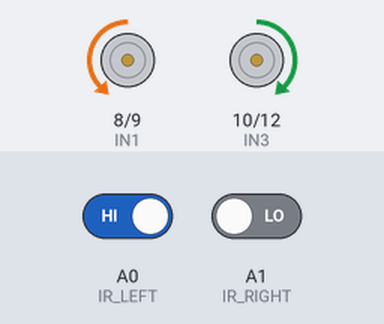
Bench run of a sketch on a simulated Arduino Uno, built with avr-gcc and run on an emulated ATmega328P. Shown: motor-driver pin pairs drawn as motors (green arrow = first pin HIGH = forward, orange = second pin HIGH = backward, longer = more drive, scaled by the enable pin). Inputs (shaded band) come from the test bench; at power-on: A0 (IR_LEFT) HIGH, A1 (IR_RIGHT) LOW.

Above: at 1.7 s.
1.8 s: A0 (IR_LEFT) driven LOW
At 3.0 s:
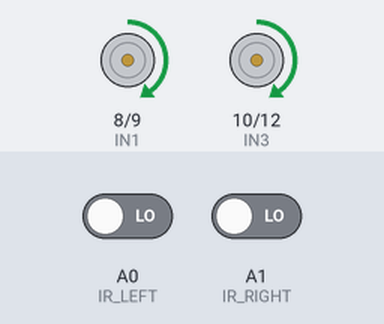
3.3 s: A1 (IR_RIGHT) driven HIGH
At 4.2 s:
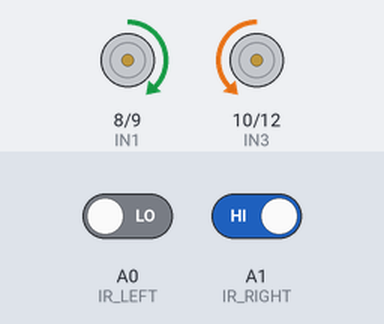
4.8 s: A1 (IR_RIGHT) driven LOW
At 5.3 s:
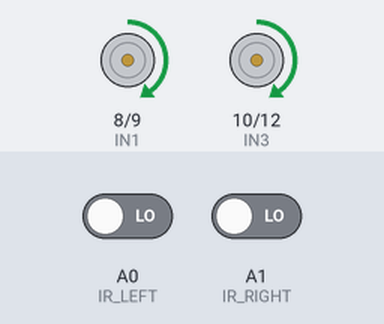
6.3 s: A0 (IR_LEFT) driven HIGH
At 7.7 s:
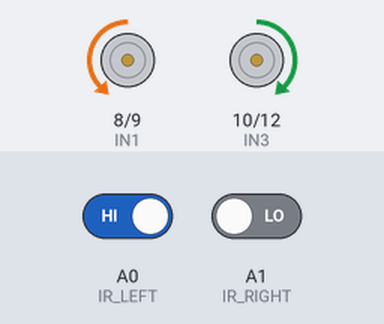
Timing chart, 0 to 8.8 s (numbered marks = the images above; inputs shaded):
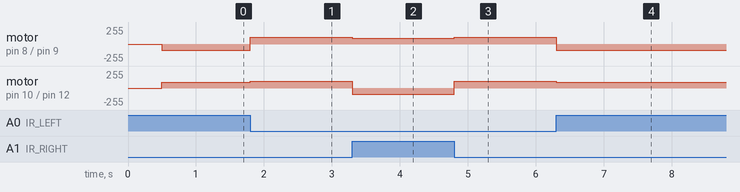

Measured:
- after the input at 1.8 s, motor on pin 8 (IN1) / pin 9 (IN2): backward 90/255 → forward 100/255 at once; motor on pin 10 (IN3) / pin 12 (IN4): forward 90/255 → forward 100/255 at once
- after the input at 3.3 s, motor on pin 8 (IN1) / pin 9 (IN2): forward 100/255 → forward 90/255 at once; motor on pin 10 (IN3) / pin 12 (IN4): forward 100/255 → backward 90/255 at once
- after the input at 4.8 s, motor on pin 8 (IN1) / pin 9 (IN2): forward 90/255 → forward 100/255 at once; motor on pin 10 (IN3) / pin 12 (IN4): backward 90/255 → forward 100/255 at once
- after the input at 6.3 s, motor on pin 8 (IN1) / pin 9 (IN2): forward 100/255 → backward 90/255 at once; motor on pin 10 (IN3) / pin 12 (IN4): forward 100/255 → forward 90/255 at once

The sketch:

line_follower_robot.ino.ino
```cpp
// --- Pin Definitions ---
#define ENA 5
#define ENB 6
#define IN1 8
#define IN2 9
#define IN3 10
#define IN4 12
#define IR_LEFT A0
#define IR_RIGHT A1

// --- Settings ---
const int speedForward = 100;
const int speedTurn    = 90;

void forward(int speed) {
  digitalWrite(IN1, HIGH); digitalWrite(IN2, LOW);
  digitalWrite(IN3, HIGH); digitalWrite(IN4, LOW);
  analogWrite(ENA, speed); analogWrite(ENB, speed);
}

void back(int speed) {
  digitalWrite(IN1, LOW);  digitalWrite(IN2, HIGH);
  digitalWrite(IN3, LOW);  digitalWrite(IN4, HIGH);
  analogWrite(ENA, speed); analogWrite(ENB, speed);
}

void pivotLeft(int speed) {
  digitalWrite(IN1, LOW);  digitalWrite(IN2, HIGH);
  digitalWrite(IN3, HIGH); digitalWrite(IN4, LOW);
  analogWrite(ENA, speed); analogWrite(ENB, speed);
}

void pivotRight(int speed) {
  digitalWrite(IN1, HIGH); digitalWrite(IN2, LOW);
  digitalWrite(IN3, LOW);  digitalWrite(IN4, HIGH);
  analogWrite(ENA, speed); analogWrite(ENB, speed);
}

void stopMotors() {
  digitalWrite(IN1, LOW); digitalWrite(IN2, LOW);
  digitalWrite(IN3, LOW); digitalWrite(IN4, LOW);
  analogWrite(ENA, 0); analogWrite(ENB, 0);
}

void setup() {
  // Motor Pins
  pinMode(IN1, OUTPUT); pinMode(IN2, OUTPUT);
  pinMode(IN3, OUTPUT); pinMode(IN4, OUTPUT);
  pinMode(ENA, OUTPUT); pinMode(ENB, OUTPUT);

  // IR Sensor Pins
  pinMode(IR_LEFT, INPUT);
  pinMode(IR_RIGHT, INPUT);

  // Short delay before the robot starts moving
  delay(500);
}

void loop() {
  // --- LINE FOLLOWING (Straddle Logic) ---
  int L = digitalRead(IR_LEFT);
  int R = digitalRead(IR_RIGHT);

  if (L == LOW && R == LOW) {
    // Both sensors off the line -> Move Forward
    forward(speedForward);
  }
  else if (L == HIGH && R == LOW) {
    // Left sensor hits the line -> Correct Left
    pivotLeft(speedTurn);
  }
  else if (L == LOW && R == HIGH) {
    // Right sensor hits the line -> Correct Right
    pivotRight(speedTurn);
  }
  else {
    // Both sensors hit the line (L == HIGH && R == HIGH)
    // Depending on your track, you may want to stop here instead.
    forward(speedForward);
  }
}
```
